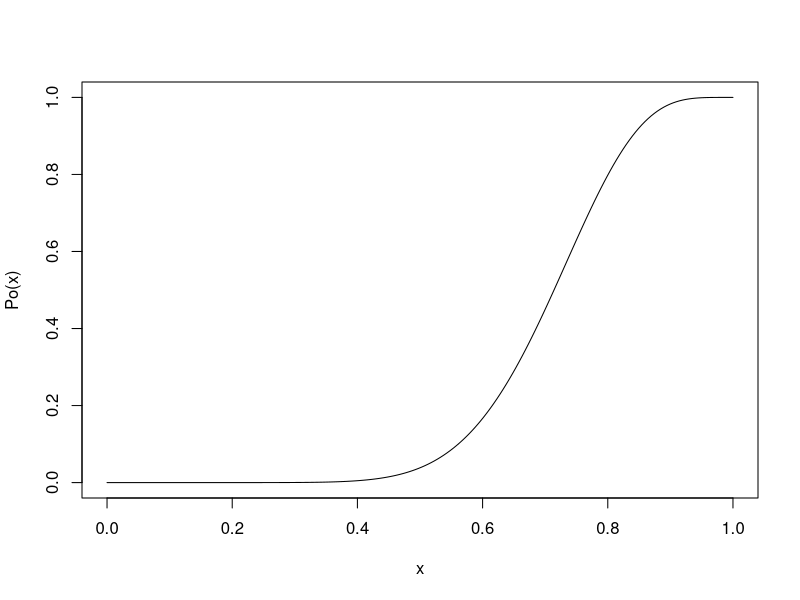

Write R code to recreate this figure.
## ---- chunk 1
muestras <- data.frame(indice = c(),
                   muestra1 = c(),
                   muestra2 = c())
## ---- chunk 2
restasMuestra <- ifelse(muestras$muestra1-muestras$muestra2<0,1,0)
estadK <- sum(restasMuestra)

# Aproximación normal
pnorm(estadK,nrow(muestras),0.5) # p-value. Valores grandes de K quiere decir que el + es más probable.
## ---- chunk 3
# para este caso con una muestra de 16 y significancia alfa mostramos todos los valores de la función de "supervivencia"
n <- 16
alfa <- 0.05
round(pbinom(-0.01:n,n,0.5,lower.tail = F),6)  # empiezo de negativo porque lower.tail=F da P(X>x)
## ---- chunk 4
k <- 12 #utilizamos la k encontrada anteriormente
n <- 16
Po <- function(th,n=16){pbinom(k-1,n,th,lower.tail = F)}
Po <- Vectorize(Po)
curve(Po,from = 0, to = 1,n=200)
